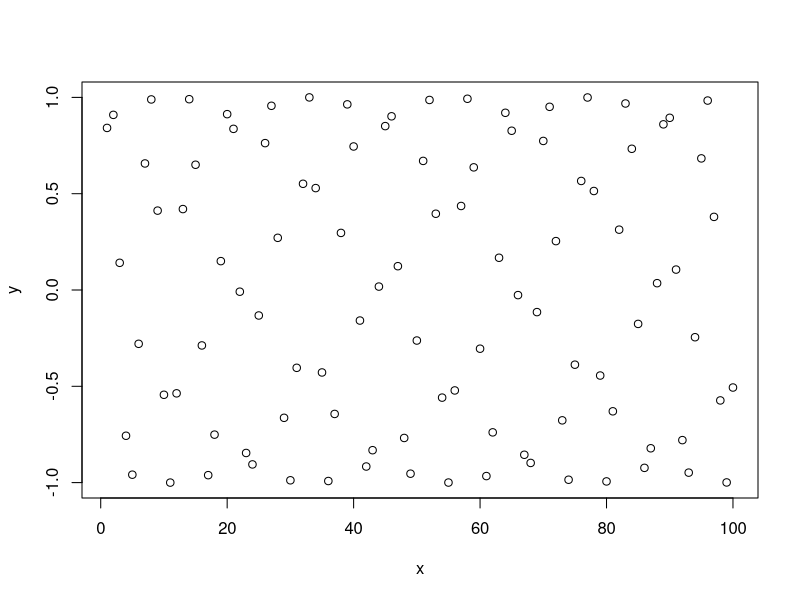
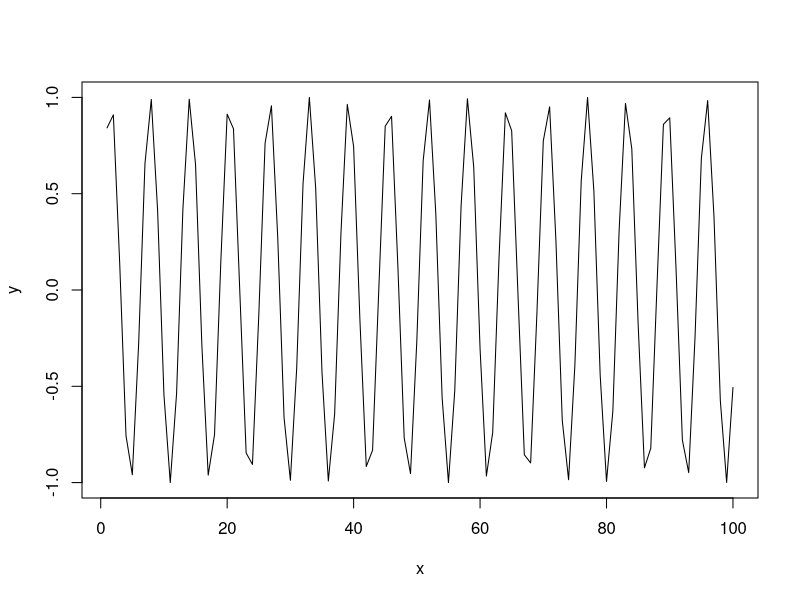
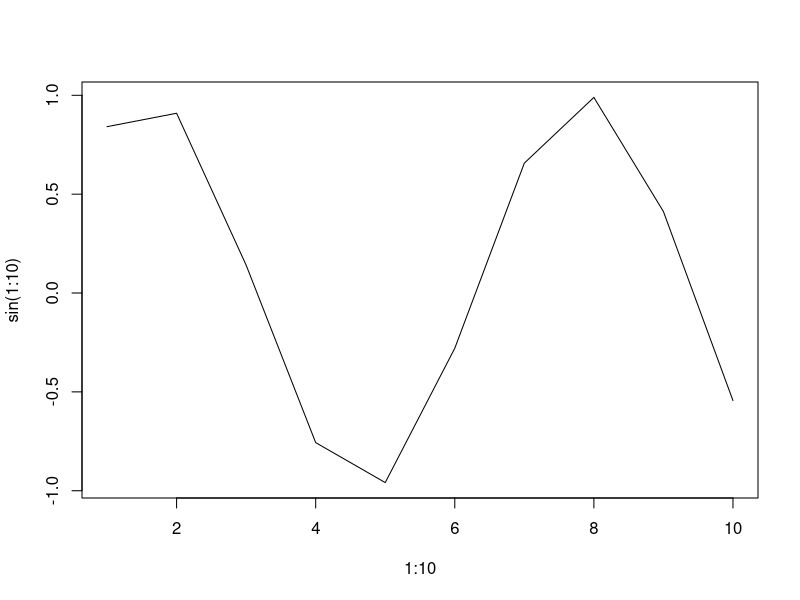

R code for these plots, in order: (Note: this script raises an error after producing the figures.)
## ---- chunk 1
geom_mean <- function(x, y){
    a <- sqrt(x*y)
}
geom_mean(1,2)
## ---- chunk 2
geom_mean1 <- function(x, y){
    a <- sqrt(x*y)
    a
}
geom_mean2 <- function(x, y){
    a <- sqrt(x*y)
    return(a)
}
geom_mean3 <- function(x, y){
    sqrt(x*y)
}
geom_mean1(1,2) #returns a
## ---- chunk 3
person <- function(name, age){
    list(name=name, age=age)
}
joe <- person(name="Joe", age=33)
joe
## ---- chunk 4
testfunc <- function(x, y=1){
    x*y
}
testfunc(1)
testfunc(1, y=2)
testfunc(1:3, y=.1)
## ---- chunk 5
#| layout-ncol: 2
testfunc2 <- function(x, ...){
    y <- sin(x)
    plot(x, y, ...)
}
# Here, `...` represents all the arguments you could provide to `plot()`
testfunc2(1:100)
testfunc2(1:100, type="l")
## ---- chunk 6
testfunc3 <- function(FUN, ...){
    FUN(...)
}
testfunc3(sum, 1:10)
testfunc3(plot, 1:10, sin(1:10), type="l")
## ---- chunk 7
test <- function(x, y) {
    if(!is.numeric(x) | !is.numeric(y)){
        stop("Both x and y should numeric vectors, buddy!")
    }
    if(length(x) != length(y)){
        if(length(x) == 1 | length(y) == 1){
            warning(glue::glue("x has length {length(x)}, while y has length {length(y)}, are you sure?"))
        }else{
            stop(glue::glue("Both x and y should have same length or length of 1.\n
            Here x has length {length(x)}, while y has length {length(y)}."))
        }
    }
    return(x*sqrt(y))
}
## ---- chunk 8
test(x=1:2,y=1)
test(x=1:2,y="A")
test(x=1:2,y=3:4)
test(x=1:2,y=3:10)
## ---- chunk 9
test <- function(x, y) {
    # the condition is the opposite from the one used in stop():
    stopifnot(is.numeric(x), is.numeric(y))
    stopifnot(length(x) == length(y) | length(x) == 1 | length(y) == 1)
    if(length(x) != length(y) & (length(x) == 1 | length(y) == 1)){
        warning(glue::glue("x has length {length(x)}, while y has length {length(y)}, are you sure?"))
    }
    return(x*sqrt(y))
}
## ---- chunk 10
test(x=1:2,y=1)
test(x=1:2,y="A")
test(x=1:2,y=3:4)
test(x=1:2,y=3:10)
## ---- chunk 11
#' Title of the function
#'
#' Description of the function
#' 
#' @param param1 Description of param1
#' @param param2 Description of param2
#'
#' @return Description of the output
#'
#' @examples
#' # Some examples on how to use the function
my_func <- function(param1, param2) {
    # do some stuff
}
## ---- chunk 12
xmin <- -2*pi; xmax <- 2*pi
x  <- runif(30, min=xmin, max=xmax)
xx <- seq(xmin, xmax, .1)
y  <- sin(x)
# Linear interpolation
lin_interp <- approxfun(x,y)        #is a function
lin_interp(0); lin_interp(pi)
yy_lin     <- approx(x, y, xout=xx) #is a list containing x and y

# Cubic spline interpolation
spl_interp <- splinefun(x,y)        #is a function
yy_spl     <- spline(x, y, xout=xx) #is a list containing x and y

par(family = "Helvetica", cex.lab=1.5, cex.axis=1.4, 
    mgp = c(2.4, .5, 0), tck=0.02, mar=c(4, 4, 2, .5), lwd=2, las=1)
plot(x, y, pch=16, cex=2, ylim=c(-1,1.6))
lines(xx, lin_interp(xx), col="royalblue") # equivalent to: lines(yy_lin, col="royalblue")
lines(xx, spl_interp(xx), col="red", lty=2)# equivalent to: lines(yy_spl, col="red")
legend("topright",
    cex=1.2,
    lty=c(NA, 1, 2),
    lwd=c(NA, 2, 2),
    pch=c(16, NA, NA),
    col=c("black", "royalblue", "red"),
    bty = "n",
    legend=c("'Experimental' points", "Linear interpolation", "Spline interpolation")
    )
